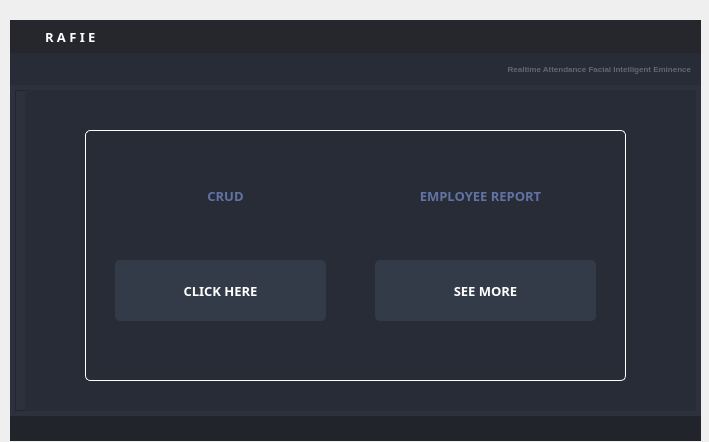
<?xml version="1.0" encoding="UTF-8"?>
<ui version="4.0">
 <class>Dialog</class>
 <widget class="QDialog" name="Dialog">
  <property name="geometry">
   <rect>
    <x>0</x>
    <y>0</y>
    <width>709</width>
    <height>442</height>
   </rect>
  </property>
  <property name="windowTitle">
   <string>Dialog</string>
  </property>
  <widget class="QFrame" name="frame_main">
   <property name="geometry">
    <rect>
     <x>10</x>
     <y>20</y>
     <width>691</width>
     <height>421</height>
    </rect>
   </property>
   <property name="styleSheet">
    <string notr="true">/* LINE EDIT */
QLineEdit {
	background-color: rgb(27, 29, 35);
	border-radius: 5px;
	border: 2px solid rgb(27, 29, 35);
	padding-left: 10px;
}
QLineEdit:hover {
	border: 2px solid rgb(64, 71, 88);
}
QLineEdit:focus {
	border: 2px solid rgb(91, 101, 124);
}

/* SCROLL BARS */
QScrollBar:horizontal {
    border: none;
    background: rgb(52, 59, 72);
    height: 14px;
    margin: 0px 21px 0 21px;
	border-radius: 0px;
}
QScrollBar::handle:horizontal {
    background: rgb(85, 170, 255);
    min-width: 25px;
	border-radius: 7px
}
QScrollBar::add-line:horizontal {
    border: none;
    background: rgb(55, 63, 77);
    width: 20px;
	border-top-right-radius: 7px;
    border-bottom-right-radius: 7px;
    subcontrol-position: right;
    subcontrol-origin: margin;
}
QScrollBar::sub-line:horizontal {
    border: none;
    background: rgb(55, 63, 77);
    width: 20px;
	border-top-left-radius: 7px;
    border-bottom-left-radius: 7px;
    subcontrol-position: left;
    subcontrol-origin: margin;
}
QScrollBar::up-arrow:horizontal, QScrollBar::down-arrow:horizontal
{
     background: none;
}
QScrollBar::add-page:horizontal, QScrollBar::sub-page:horizontal
{
     background: none;
}
 QScrollBar:vertical {
	border: none;
    background: rgb(52, 59, 72);
    width: 14px;
    margin: 21px 0 21px 0;
	border-radius: 0px;
 }
 QScrollBar::handle:vertical {	
	background: rgb(85, 170, 255);
    min-height: 25px;
	border-radius: 7px
 }
 QScrollBar::add-line:vertical {
     border: none;
    background: rgb(55, 63, 77);
     height: 20px;
	border-bottom-left-radius: 7px;
    border-bottom-right-radius: 7px;
     subcontrol-position: bottom;
     subcontrol-origin: margin;
 }
 QScrollBar::sub-line:vertical {
	border: none;
    background: rgb(55, 63, 77);
     height: 20px;
	border-top-left-radius: 7px;
    border-top-right-radius: 7px;
     subcontrol-position: top;
     subcontrol-origin: margin;
 }
 QScrollBar::up-arrow:vertical, QScrollBar::down-arrow:vertical {
     background: none;
 }

 QScrollBar::add-page:vertical, QScrollBar::sub-page:vertical {
     background: none;
 }

/* CHECKBOX */
QCheckBox::indicator {
    border: 3px solid rgb(52, 59, 72);
	width: 15px;
	height: 15px;
	border-radius: 10px;
    background: rgb(44, 49, 60);
}
QCheckBox::indicator:hover {
    border: 3px solid rgb(58, 66, 81);
}
QCheckBox::indicator:checked {
    background: 3px solid rgb(52, 59, 72);
	border: 3px solid rgb(52, 59, 72);	
	background-image: url(:/16x16/icons/16x16/cil-check-alt.png);
}

/* RADIO BUTTON */
QRadioButton::indicator {
    border: 3px solid rgb(52, 59, 72);
	width: 15px;
	height: 15px;
	border-radius: 10px;
    background: rgb(44, 49, 60);
}
QRadioButton::indicator:hover {
    border: 3px solid rgb(58, 66, 81);
}
QRadioButton::indicator:checked {
    background: 3px solid rgb(94, 106, 130);
	border: 3px solid rgb(52, 59, 72);	
}

/* COMBOBOX */
QComboBox{
	background-color: rgb(27, 29, 35);
	border-radius: 5px;
	border: 2px solid rgb(27, 29, 35);
	padding: 5px;
	padding-left: 10px;
}
QComboBox:hover{
	border: 2px solid rgb(64, 71, 88);
}
QComboBox::drop-down {
	subcontrol-origin: padding;
	subcontrol-position: top right;
	width: 25px; 
	border-left-width: 3px;
	border-left-color: rgba(39, 44, 54, 150);
	border-left-style: solid;
	border-top-right-radius: 3px;
	border-bottom-right-radius: 3px;	
	background-image: url(:/16x16/icons/16x16/cil-arrow-bottom.png);
	background-position: center;
	background-repeat: no-reperat;
 }
QComboBox QAbstractItemView {
	color: rgb(85, 170, 255);	
	background-color: rgb(27, 29, 35);
	padding: 10px;
	selection-background-color: rgb(39, 44, 54);
}

/* SLIDERS */
QSlider::groove:horizontal {
    border-radius: 9px;
    height: 18px;
	margin: 0px;
	background-color: rgb(52, 59, 72);
}
QSlider::groove:horizontal:hover {
	background-color: rgb(55, 62, 76);
}
QSlider::handle:horizontal {
    background-color: rgb(85, 170, 255);
    border: none;
    height: 18px;
    width: 18px;
    margin: 0px;
	border-radius: 9px;
}
QSlider::handle:horizontal:hover {
    background-color: rgb(105, 180, 255);
}
QSlider::handle:horizontal:pressed {
    background-color: rgb(65, 130, 195);
}

QSlider::groove:vertical {
    border-radius: 9px;
    width: 18px;
    margin: 0px;
	background-color: rgb(52, 59, 72);
}
QSlider::groove:vertical:hover {
	background-color: rgb(55, 62, 76);
}
QSlider::handle:vertical {
    background-color: rgb(85, 170, 255);
	border: none;
    height: 18px;
    width: 18px;
    margin: 0px;
	border-radius: 9px;
}
QSlider::handle:vertical:hover {
    background-color: rgb(105, 180, 255);
}
QSlider::handle:vertical:pressed {
    background-color: rgb(65, 130, 195);
}

</string>
   </property>
   <property name="frameShape">
    <enum>QFrame::NoFrame</enum>
   </property>
   <property name="frameShadow">
    <enum>QFrame::Raised</enum>
   </property>
   <layout class="QVBoxLayout" name="verticalLayout">
    <property name="spacing">
     <number>0</number>
    </property>
    <property name="leftMargin">
     <number>0</number>
    </property>
    <property name="topMargin">
     <number>0</number>
    </property>
    <property name="rightMargin">
     <number>0</number>
    </property>
    <property name="bottomMargin">
     <number>0</number>
    </property>
    <item>
     <widget class="QFrame" name="frame_top">
      <property name="minimumSize">
       <size>
        <width>0</width>
        <height>65</height>
       </size>
      </property>
      <property name="maximumSize">
       <size>
        <width>16777215</width>
        <height>65</height>
       </size>
      </property>
      <property name="styleSheet">
       <string notr="true">background-color: transparent;</string>
      </property>
      <property name="frameShape">
       <enum>QFrame::NoFrame</enum>
      </property>
      <property name="frameShadow">
       <enum>QFrame::Raised</enum>
      </property>
      <layout class="QHBoxLayout" name="horizontalLayout_3">
       <property name="spacing">
        <number>0</number>
       </property>
       <property name="leftMargin">
        <number>0</number>
       </property>
       <property name="topMargin">
        <number>0</number>
       </property>
       <property name="rightMargin">
        <number>0</number>
       </property>
       <property name="bottomMargin">
        <number>0</number>
       </property>
       <item>
        <widget class="QFrame" name="frame_toggle">
         <property name="maximumSize">
          <size>
           <width>70</width>
           <height>16777215</height>
          </size>
         </property>
         <property name="styleSheet">
          <string notr="true">background-color: rgb(27, 29, 35);</string>
         </property>
         <property name="frameShape">
          <enum>QFrame::NoFrame</enum>
         </property>
         <property name="frameShadow">
          <enum>QFrame::Raised</enum>
         </property>
         <layout class="QVBoxLayout" name="verticalLayout_3">
          <property name="spacing">
           <number>0</number>
          </property>
          <property name="leftMargin">
           <number>0</number>
          </property>
          <property name="topMargin">
           <number>0</number>
          </property>
          <property name="rightMargin">
           <number>0</number>
          </property>
          <property name="bottomMargin">
           <number>0</number>
          </property>
         </layout>
        </widget>
       </item>
       <item>
        <widget class="QFrame" name="frame_top_right">
         <property name="styleSheet">
          <string notr="true">background: transparent;</string>
         </property>
         <property name="frameShape">
          <enum>QFrame::NoFrame</enum>
         </property>
         <property name="frameShadow">
          <enum>QFrame::Raised</enum>
         </property>
         <layout class="QVBoxLayout" name="verticalLayout_2">
          <property name="spacing">
           <number>0</number>
          </property>
          <property name="leftMargin">
           <number>0</number>
          </property>
          <property name="topMargin">
           <number>0</number>
          </property>
          <property name="rightMargin">
           <number>0</number>
          </property>
          <property name="bottomMargin">
           <number>0</number>
          </property>
          <item>
           <widget class="QFrame" name="frame_top_btns">
            <property name="maximumSize">
             <size>
              <width>16777215</width>
              <height>42</height>
             </size>
            </property>
            <property name="styleSheet">
             <string notr="true">background-color: rgba(27, 29, 35, 200)</string>
            </property>
            <property name="frameShape">
             <enum>QFrame::NoFrame</enum>
            </property>
            <property name="frameShadow">
             <enum>QFrame::Raised</enum>
            </property>
            <layout class="QHBoxLayout" name="horizontalLayout_4">
             <property name="spacing">
              <number>0</number>
             </property>
             <property name="leftMargin">
              <number>0</number>
             </property>
             <property name="topMargin">
              <number>0</number>
             </property>
             <property name="rightMargin">
              <number>0</number>
             </property>
             <property name="bottomMargin">
              <number>0</number>
             </property>
             <item>
              <widget class="QFrame" name="frame_label_top_btns">
               <property name="sizePolicy">
                <sizepolicy hsizetype="Expanding" vsizetype="Preferred">
                 <horstretch>0</horstretch>
                 <verstretch>0</verstretch>
                </sizepolicy>
               </property>
               <property name="frameShape">
                <enum>QFrame::NoFrame</enum>
               </property>
               <property name="frameShadow">
                <enum>QFrame::Raised</enum>
               </property>
               <layout class="QHBoxLayout" name="horizontalLayout_10">
                <property name="spacing">
                 <number>0</number>
                </property>
                <property name="leftMargin">
                 <number>5</number>
                </property>
                <property name="topMargin">
                 <number>0</number>
                </property>
                <property name="rightMargin">
                 <number>10</number>
                </property>
                <property name="bottomMargin">
                 <number>0</number>
                </property>
                <item>
                 <widget class="QFrame" name="frame_icon_top_bar">
                  <property name="maximumSize">
                   <size>
                    <width>30</width>
                    <height>30</height>
                   </size>
                  </property>
                  <property name="styleSheet">
                   <string notr="true">background: transparent;
background-image: url(:/16x16/icons/16x16/cil-terminal.png);
background-position: center;
background-repeat: no-repeat;
</string>
                  </property>
                  <property name="frameShape">
                   <enum>QFrame::StyledPanel</enum>
                  </property>
                  <property name="frameShadow">
                   <enum>QFrame::Raised</enum>
                  </property>
                 </widget>
                </item>
                <item>
                 <widget class="QLabel" name="label_title_bar_top">
                  <property name="font">
                   <font>
                    <family>Montserrat</family>
                    <pointsize>10</pointsize>
                    <weight>75</weight>
                    <bold>true</bold>
                   </font>
                  </property>
                  <property name="styleSheet">
                   <string notr="true">background: transparent;
color: rgb(255,255,255);
</string>
                  </property>
                  <property name="text">
                   <string>R A F I E</string>
                  </property>
                 </widget>
                </item>
               </layout>
              </widget>
             </item>
             <item alignment="Qt::AlignRight">
              <widget class="QFrame" name="frame_btns_right">
               <property name="sizePolicy">
                <sizepolicy hsizetype="Expanding" vsizetype="Preferred">
                 <horstretch>0</horstretch>
                 <verstretch>0</verstretch>
                </sizepolicy>
               </property>
               <property name="maximumSize">
                <size>
                 <width>120</width>
                 <height>16777215</height>
                </size>
               </property>
               <property name="frameShape">
                <enum>QFrame::NoFrame</enum>
               </property>
               <property name="frameShadow">
                <enum>QFrame::Raised</enum>
               </property>
               <layout class="QHBoxLayout" name="horizontalLayout_5">
                <property name="spacing">
                 <number>0</number>
                </property>
                <property name="leftMargin">
                 <number>0</number>
                </property>
                <property name="topMargin">
                 <number>0</number>
                </property>
                <property name="rightMargin">
                 <number>0</number>
                </property>
                <property name="bottomMargin">
                 <number>0</number>
                </property>
               </layout>
              </widget>
             </item>
            </layout>
           </widget>
          </item>
          <item>
           <widget class="QFrame" name="frame_top_info">
            <property name="maximumSize">
             <size>
              <width>16777215</width>
              <height>65</height>
             </size>
            </property>
            <property name="styleSheet">
             <string notr="true">background-color: rgb(39, 44, 54);</string>
            </property>
            <property name="frameShape">
             <enum>QFrame::NoFrame</enum>
            </property>
            <property name="frameShadow">
             <enum>QFrame::Raised</enum>
            </property>
            <layout class="QHBoxLayout" name="horizontalLayout_8">
             <property name="spacing">
              <number>0</number>
             </property>
             <property name="leftMargin">
              <number>10</number>
             </property>
             <property name="topMargin">
              <number>0</number>
             </property>
             <property name="rightMargin">
              <number>10</number>
             </property>
             <property name="bottomMargin">
              <number>0</number>
             </property>
             <item>
              <widget class="QLabel" name="label_top_info_1">
               <property name="maximumSize">
                <size>
                 <width>16777215</width>
                 <height>15</height>
                </size>
               </property>
               <property name="font">
                <font>
                 <family>Segoe UI</family>
                </font>
               </property>
               <property name="styleSheet">
                <string notr="true">color: rgb(98, 103, 111); </string>
               </property>
               <property name="text">
                <string/>
               </property>
              </widget>
             </item>
             <item>
              <widget class="QLabel" name="label_top_info_2">
               <property name="minimumSize">
                <size>
                 <width>0</width>
                 <height>0</height>
                </size>
               </property>
               <property name="maximumSize">
                <size>
                 <width>250</width>
                 <height>20</height>
                </size>
               </property>
               <property name="font">
                <font>
                 <family>Segoe UI</family>
                 <pointsize>6</pointsize>
                 <weight>75</weight>
                 <bold>true</bold>
                </font>
               </property>
               <property name="styleSheet">
                <string notr="true">color: rgb(98, 103, 111);</string>
               </property>
               <property name="text">
                <string>Realtime Attendance Facial Intelligent Eminence</string>
               </property>
               <property name="alignment">
                <set>Qt::AlignRight|Qt::AlignTrailing|Qt::AlignVCenter</set>
               </property>
              </widget>
             </item>
            </layout>
           </widget>
          </item>
         </layout>
        </widget>
       </item>
      </layout>
     </widget>
    </item>
    <item>
     <widget class="QFrame" name="frame_center">
      <property name="sizePolicy">
       <sizepolicy hsizetype="Expanding" vsizetype="Expanding">
        <horstretch>0</horstretch>
        <verstretch>0</verstretch>
       </sizepolicy>
      </property>
      <property name="styleSheet">
       <string notr="true">background-color: rgb(40, 44, 52);</string>
      </property>
      <property name="frameShape">
       <enum>QFrame::NoFrame</enum>
      </property>
      <property name="frameShadow">
       <enum>QFrame::Raised</enum>
      </property>
      <layout class="QHBoxLayout" name="horizontalLayout_2">
       <property name="spacing">
        <number>0</number>
       </property>
       <property name="leftMargin">
        <number>0</number>
       </property>
       <property name="topMargin">
        <number>0</number>
       </property>
       <property name="rightMargin">
        <number>0</number>
       </property>
       <property name="bottomMargin">
        <number>0</number>
       </property>
       <item>
        <widget class="QFrame" name="frame_content_right">
         <property name="styleSheet">
          <string notr="true">background-color: rgb(44, 49, 60);</string>
         </property>
         <property name="frameShape">
          <enum>QFrame::NoFrame</enum>
         </property>
         <property name="frameShadow">
          <enum>QFrame::Raised</enum>
         </property>
         <layout class="QVBoxLayout" name="verticalLayout_4">
          <property name="spacing">
           <number>0</number>
          </property>
          <property name="leftMargin">
           <number>0</number>
          </property>
          <property name="topMargin">
           <number>0</number>
          </property>
          <property name="rightMargin">
           <number>0</number>
          </property>
          <property name="bottomMargin">
           <number>0</number>
          </property>
          <item>
           <widget class="QFrame" name="frame_content">
            <property name="frameShape">
             <enum>QFrame::NoFrame</enum>
            </property>
            <property name="frameShadow">
             <enum>QFrame::Raised</enum>
            </property>
            <layout class="QVBoxLayout" name="verticalLayout_9">
             <property name="spacing">
              <number>0</number>
             </property>
             <property name="leftMargin">
              <number>5</number>
             </property>
             <property name="topMargin">
              <number>5</number>
             </property>
             <property name="rightMargin">
              <number>5</number>
             </property>
             <property name="bottomMargin">
              <number>5</number>
             </property>
             <item>
              <widget class="QFrame" name="frame">
               <property name="frameShape">
                <enum>QFrame::StyledPanel</enum>
               </property>
               <property name="frameShadow">
                <enum>QFrame::Raised</enum>
               </property>
               <widget class="QFrame" name="frame_3">
                <property name="geometry">
                 <rect>
                  <x>10</x>
                  <y>0</y>
                  <width>751</width>
                  <height>681</height>
                 </rect>
                </property>
                <property name="styleSheet">
                 <string notr="true">background-color: rgb(39, 44, 54);
border-radius: 5px;</string>
                </property>
                <property name="frameShape">
                 <enum>QFrame::StyledPanel</enum>
                </property>
                <property name="frameShadow">
                 <enum>QFrame::Raised</enum>
                </property>
                <widget class="QGroupBox" name="groupBox">
                 <property name="geometry">
                  <rect>
                   <x>60</x>
                   <y>40</y>
                   <width>541</width>
                   <height>251</height>
                  </rect>
                 </property>
                 <property name="font">
                  <font>
                   <family>Montserrat</family>
                   <pointsize>10</pointsize>
                   <weight>75</weight>
                   <bold>true</bold>
                   <underline>false</underline>
                  </font>
                 </property>
                 <property name="layoutDirection">
                  <enum>Qt::LeftToRight</enum>
                 </property>
                 <property name="styleSheet">
                  <string notr="true">QGroupBox#groupBox{
	border: 1px solid rgb(255,255,255);
	background-color: transparent;
	color: rgb(255,255,255);
}</string>
                 </property>
                 <property name="title">
                  <string/>
                 </property>
                 <property name="alignment">
                  <set>Qt::AlignLeading|Qt::AlignLeft|Qt::AlignTop</set>
                 </property>
                 <property name="flat">
                  <bool>false</bool>
                 </property>
                 <property name="checkable">
                  <bool>false</bool>
                 </property>
                 <widget class="QLabel" name="label_15">
                  <property name="geometry">
                   <rect>
                    <x>90</x>
                    <y>50</y>
                    <width>101</width>
                    <height>31</height>
                   </rect>
                  </property>
                  <property name="font">
                   <font>
                    <family>Montserrat</family>
                    <pointsize>10</pointsize>
                    <weight>75</weight>
                    <bold>true</bold>
                   </font>
                  </property>
                  <property name="styleSheet">
                   <string notr="true">color: rgb(98, 114, 164);
background-color: transparent;</string>
                  </property>
                  <property name="text">
                   <string>CRUD</string>
                  </property>
                  <property name="alignment">
                   <set>Qt::AlignCenter</set>
                  </property>
                 </widget>
                 <widget class="QPushButton" name="btnCrud">
                  <property name="geometry">
                   <rect>
                    <x>30</x>
                    <y>130</y>
                    <width>211</width>
                    <height>61</height>
                   </rect>
                  </property>
                  <property name="font">
                   <font>
                    <family>Montserrat</family>
                    <pointsize>10</pointsize>
                    <weight>75</weight>
                    <bold>true</bold>
                   </font>
                  </property>
                  <property name="styleSheet">
                   <string notr="true">QPushButton{
	background-color: rgb(52, 59, 72);
	border-radius: 5px;
	color: rgb(255, 255, 255);
}
QPushButton:hover{
	background-color: rgb(57, 65, 80);
	color:rgb(255, 255, 255);
	border: 2px solid rgb(61, 70, 86);
}
QPushButton:pressed{
	background-color: rgb(35, 40, 49);
	color:rgb(255, 255, 255);
	border-left: 1px solid rgb(110, 144, 76);
	border-right: 1px solid rgb(110, 144, 76);
	border-top: 5px solid rgb(110, 144, 76);
	border-bottom: none;
}</string>
                  </property>
                  <property name="text">
                   <string>CLICK HERE</string>
                  </property>
                  <property name="icon">
                   <iconset>
                    <normaloff>icons/16x16/cil-browser.png</normaloff>icons/16x16/cil-browser.png</iconset>
                  </property>
                 </widget>
                 <widget class="QLabel" name="label_16">
                  <property name="geometry">
                   <rect>
                    <x>290</x>
                    <y>50</y>
                    <width>211</width>
                    <height>31</height>
                   </rect>
                  </property>
                  <property name="font">
                   <font>
                    <family>Montserrat</family>
                    <pointsize>10</pointsize>
                    <weight>75</weight>
                    <bold>true</bold>
                   </font>
                  </property>
                  <property name="styleSheet">
                   <string notr="true">color: rgb(98, 114, 164);
background-color: transparent;</string>
                  </property>
                  <property name="text">
                   <string>EMPLOYEE REPORT</string>
                  </property>
                  <property name="alignment">
                   <set>Qt::AlignCenter</set>
                  </property>
                 </widget>
                 <widget class="QPushButton" name="btnViewSeemore">
                  <property name="geometry">
                   <rect>
                    <x>290</x>
                    <y>130</y>
                    <width>221</width>
                    <height>61</height>
                   </rect>
                  </property>
                  <property name="font">
                   <font>
                    <family>Montserrat</family>
                    <pointsize>10</pointsize>
                    <weight>75</weight>
                    <bold>true</bold>
                   </font>
                  </property>
                  <property name="styleSheet">
                   <string notr="true">QPushButton{
	background-color: rgb(52, 59, 72);
	border-radius: 5px;
	color: rgb(255, 255, 255);
}
QPushButton:hover{
	background-color: rgb(57, 65, 80);
	color:rgb(255, 255, 255);
	border: 2px solid rgb(61, 70, 86);
}
QPushButton:pressed{
	background-color: rgb(35, 40, 49);
	color:rgb(255, 255, 255);
	border-left: 1px solid rgb(110, 144, 76);
	border-right: 1px solid rgb(110, 144, 76);
	border-top: 5px solid rgb(110, 144, 76);
	border-bottom: none;
}</string>
                  </property>
                  <property name="text">
                   <string>SEE MORE</string>
                  </property>
                  <property name="icon">
                   <iconset>
                    <normaloff>icons/16x16/cil-chart.png</normaloff>icons/16x16/cil-chart.png</iconset>
                  </property>
                 </widget>
                </widget>
               </widget>
              </widget>
             </item>
            </layout>
           </widget>
          </item>
          <item>
           <widget class="QFrame" name="frame_grip">
            <property name="minimumSize">
             <size>
              <width>0</width>
              <height>25</height>
             </size>
            </property>
            <property name="maximumSize">
             <size>
              <width>16777215</width>
              <height>25</height>
             </size>
            </property>
            <property name="styleSheet">
             <string notr="true">background-color: rgb(33, 37, 43);</string>
            </property>
            <property name="frameShape">
             <enum>QFrame::NoFrame</enum>
            </property>
            <property name="frameShadow">
             <enum>QFrame::Raised</enum>
            </property>
            <layout class="QHBoxLayout" name="horizontalLayout_6">
             <property name="spacing">
              <number>0</number>
             </property>
             <property name="leftMargin">
              <number>0</number>
             </property>
             <property name="topMargin">
              <number>0</number>
             </property>
             <property name="rightMargin">
              <number>2</number>
             </property>
             <property name="bottomMargin">
              <number>0</number>
             </property>
             <item>
              <widget class="QFrame" name="frame_label_bottom">
               <property name="frameShape">
                <enum>QFrame::NoFrame</enum>
               </property>
               <property name="frameShadow">
                <enum>QFrame::Raised</enum>
               </property>
               <layout class="QHBoxLayout" name="horizontalLayout_7">
                <property name="spacing">
                 <number>0</number>
                </property>
                <property name="leftMargin">
                 <number>10</number>
                </property>
                <property name="topMargin">
                 <number>0</number>
                </property>
                <property name="rightMargin">
                 <number>10</number>
                </property>
                <property name="bottomMargin">
                 <number>0</number>
                </property>
                <item>
                 <widget class="QLabel" name="label_credits">
                  <property name="font">
                   <font>
                    <family>Segoe UI</family>
                   </font>
                  </property>
                  <property name="styleSheet">
                   <string notr="true">color: rgb(98, 103, 111);</string>
                  </property>
                  <property name="text">
                   <string/>
                  </property>
                 </widget>
                </item>
                <item>
                 <widget class="QLabel" name="label_version">
                  <property name="maximumSize">
                   <size>
                    <width>100</width>
                    <height>16777215</height>
                   </size>
                  </property>
                  <property name="font">
                   <font>
                    <family>Segoe UI</family>
                   </font>
                  </property>
                  <property name="styleSheet">
                   <string notr="true">color: rgb(98, 103, 111);</string>
                  </property>
                  <property name="text">
                   <string/>
                  </property>
                  <property name="alignment">
                   <set>Qt::AlignRight|Qt::AlignTrailing|Qt::AlignVCenter</set>
                  </property>
                 </widget>
                </item>
               </layout>
              </widget>
             </item>
             <item>
              <widget class="QFrame" name="frame_size_grip">
               <property name="maximumSize">
                <size>
                 <width>20</width>
                 <height>20</height>
                </size>
               </property>
               <property name="styleSheet">
                <string notr="true">QSizeGrip {
	background-image: url(:/16x16/icons/16x16/cil-size-grip.png);
	background-position: center;
	background-repeat: no-reperat;
}</string>
               </property>
               <property name="frameShape">
                <enum>QFrame::NoFrame</enum>
               </property>
               <property name="frameShadow">
                <enum>QFrame::Raised</enum>
               </property>
               <widget class="QPushButton" name="btnExit">
                <property name="geometry">
                 <rect>
                  <x>-10</x>
                  <y>0</y>
                  <width>40</width>
                  <height>25</height>
                 </rect>
                </property>
                <property name="sizePolicy">
                 <sizepolicy hsizetype="Minimum" vsizetype="Expanding">
                  <horstretch>0</horstretch>
                  <verstretch>0</verstretch>
                 </sizepolicy>
                </property>
                <property name="minimumSize">
                 <size>
                  <width>40</width>
                  <height>0</height>
                 </size>
                </property>
                <property name="maximumSize">
                 <size>
                  <width>40</width>
                  <height>16777215</height>
                 </size>
                </property>
                <property name="toolTip">
                 <string>Minimize</string>
                </property>
                <property name="styleSheet">
                 <string notr="true">QPushButton {	
	border: none;
	background-color: transparent;
}
QPushButton:hover {
	background-color: rgb(52, 59, 72);
}
QPushButton:pressed {	
	background-color: rgb(85, 170, 255);
}</string>
                </property>
                <property name="text">
                 <string/>
                </property>
                <property name="icon">
                 <iconset>
                  <normaloff>icons/24x24/cil-power-standby.png</normaloff>icons/24x24/cil-power-standby.png</iconset>
                </property>
               </widget>
              </widget>
             </item>
            </layout>
           </widget>
          </item>
         </layout>
        </widget>
       </item>
      </layout>
     </widget>
    </item>
   </layout>
  </widget>
 </widget>
 <resources/>
 <connections/>
</ui>
